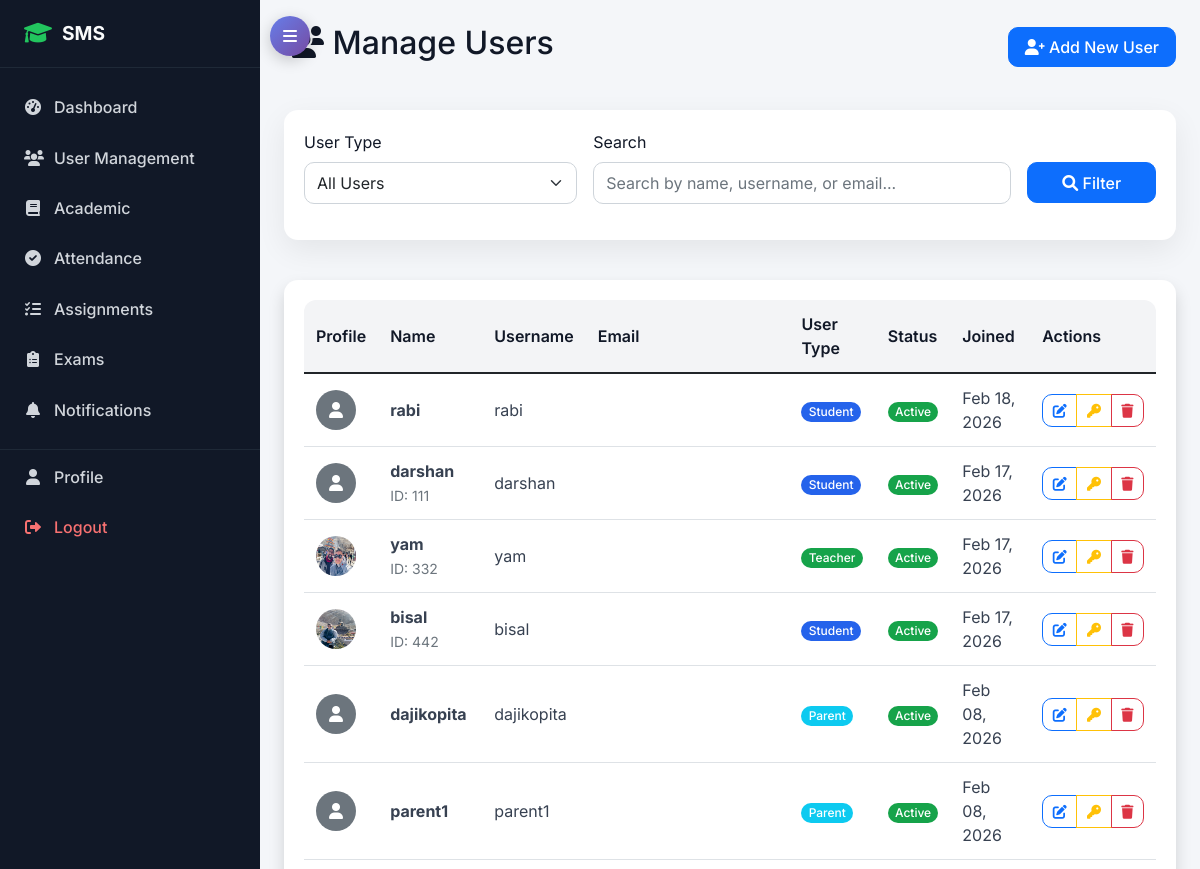
Before: /accounts/admin/users/ (signed in, upper part) with the older database file.
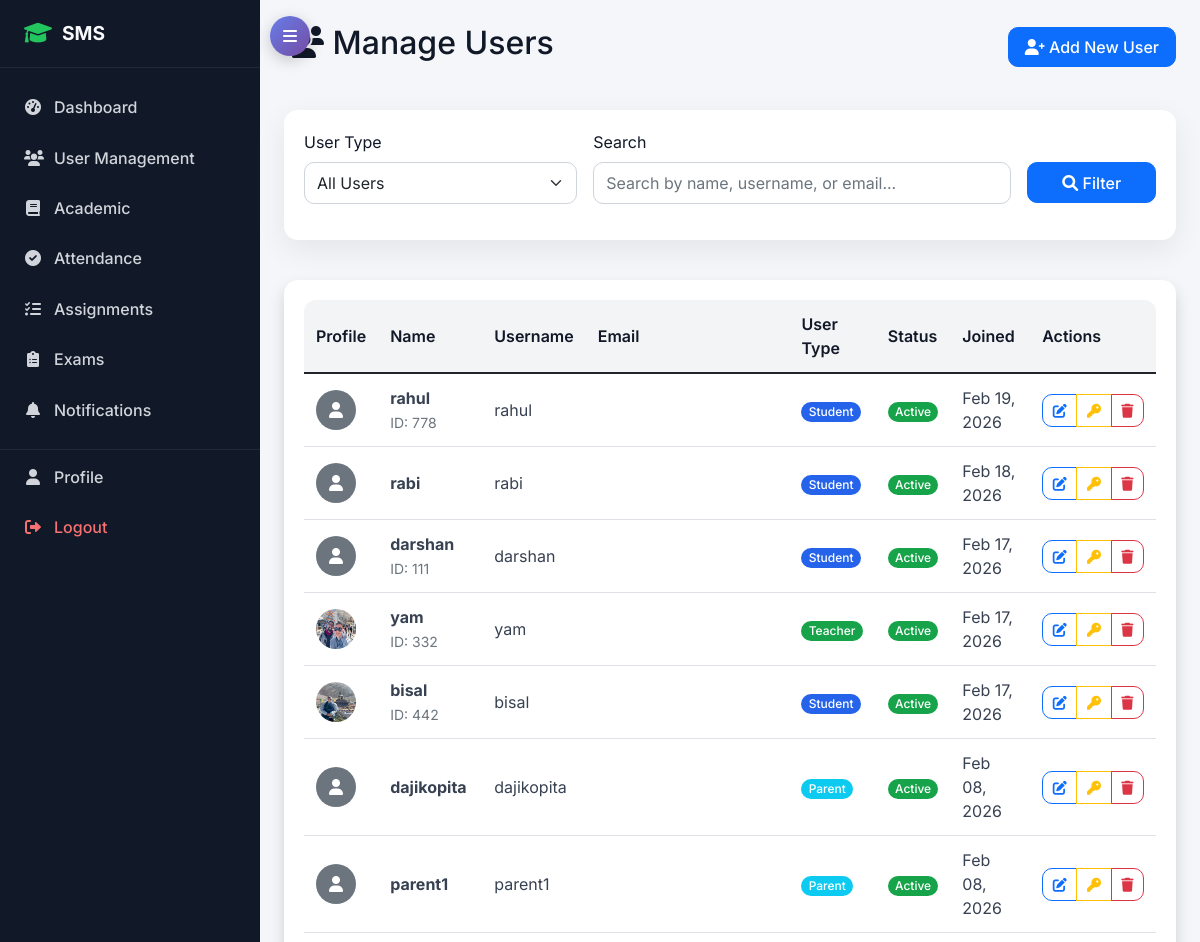
After: the same page with the newer database file.
### accounts/models.py (models this page shows, shortened)
class User(AbstractUser):
    USER_TYPE_CHOICES = (
        ('admin', 'Admin'),
        ('student', 'Student'),
        ('teacher', 'Teacher'),
        ('parent', 'Parent'),
    )
    user_type = models.CharField(max_length=10, choices=USER_TYPE_CHOICES)
    phone_regex = RegexValidator(regex=r'^\+?1?\d{9,15}$', message="Phone number must be entered in the format: '+999999999'. Up to 15 digits allowed.")
    phone_number = models.CharField(validators=[phone_regex], max_length=17, blank=True)
    address = models.TextField(blank=True)
    date_of_birth = models.DateField(null=True, blank=True)
    profile_picture = models.ImageField(upload_to='profile_pics/', blank=True, null=True)
    is_active = models.BooleanField(default=True)
    created_at = models.DateTimeField(auto_now_add=True)
    updated_at = models.DateTimeField(auto_now=True)

class StudentProfile(models.Model):
    user = models.OneToOneField(User, on_delete=models.CASCADE, related_name='student_profile')
    student_id = models.CharField(max_length=20, unique=True)
    admission_date = models.DateField()
    guardian_name = models.CharField(max_length=100)
    guardian_phone = models.CharField(max_length=17)
    guardian_email = models.EmailField()
    emergency_contact = models.CharField(max_length=17)
    blood_group = models.CharField(max_length=5, blank=True)

class TeacherProfile(models.Model):
    user = models.OneToOneField(User, on_delete=models.CASCADE, related_name='teacher_profile')
    employee_id = models.CharField(max_length=20, unique=True)
    qualification = models.CharField(max_length=200)
    experience_years = models.PositiveIntegerField(default=0)
    specialization = models.CharField(max_length=100)
    joining_date = models.DateField()

### accounts/views.py (the view, shortened to what this page needs)
# urls.py: path('admin/users/', views.admin_user_list, name='admin_user_list'),
@login_required
@user_passes_test(is_admin)
def admin_user_list(request):
    user_type = request.GET.get('type', 'all')
    search = request.GET.get('search', '')
    users = User.objects.exclude(user_type='admin')
    if user_type != 'all':
        users = users.filter(user_type=user_type)
    users = users.order_by('-date_joined')
    paginator = Paginator(users, 20)
    page_number = request.GET.get('page')
    page_obj = paginator.get_page(page_number)
    context = {
        'page_obj': page_obj,
        'user_type': user_type,
        'search': search,
        'user_types': [
            ('all', 'All Users'),
            ('student', 'Students'),
            ('teacher', 'Teachers'),
            ('parent', 'Parents'),
        ]
    }
    return render(request, 'accounts/admin_user_list.html', context)

### accounts/views.py (called while the page is built)
def is_admin(user):
    return user.is_authenticated and user.user_type == 'admin'

### templates/accounts/admin_user_list.html (shortened to what the changed rows need)
{% extends 'base.html' %}
{% block content %}
<div class="row">
    <div class="col-12">
        <div class="d-flex justify-content-between align-items-center mb-4">
            <h2><i class="fas fa-users"></i> Manage Users</h2>
        </div>
    </div>
</div>
<div class="row">
    <div class="col-12">
        <div class="card shadow">
            <div class="card-body">
                <div class="table-responsive">
                    <table class="table table-hover">
                        <thead>
                            <tr>
                                <th>Profile</th>
                                <th>Name</th>
                                <th>Username</th>
                                <th>Email</th>
                                <th>User Type</th>
                                <th>Status</th>
                                <th>Joined</th>
                                <th>Actions</th>
                            </tr>
                        </thead>
                        <tbody>
                            {% for user in page_obj %}
                            <tr>
                                <td>
                                    {% if user.profile_picture %}
                                        <img src="{{ user.profile_picture.url }}" class="rounded-circle" width="40" height="40">
                                    {% else %}
                                        <div class="bg-secondary rounded-circle d-flex align-items-center justify-content-center" style="width: 40px; height: 40px;">
                                            <i class="fas fa-user text-white"></i>
                                        </div>
                                    {% endif %}
                                </td>
                                <td>
                                    <strong>{{ user.get_full_name|default:user.username }}</strong>
                                    {% if user.user_type == 'student' and user.student_profile %}
                                        <br><small class="text-muted">ID: {{ user.student_profile.student_id }}</small>
                                    {% elif user.user_type == 'teacher' and user.teacher_profile %}
                                        <br><small class="text-muted">ID: {{ user.teacher_profile.employee_id }}</small>
                                    {% elif user.user_type == 'admin' and user.admin_profile %}
                                        <br><small class="text-muted">ID: {{ user.admin_profile.employee_id }}</small>
                                    {% endif %}
                                </td>
                                <td>{{ user.username }}</td>
                                <td>{{ user.email }}</td>
                                <td>
                                    {% if user.user_type == 'student' %}
                                        <span class="badge bg-primary">{{ user.get_user_type_display }}</span>
                                    {% elif user.user_type == 'teacher' %}
                                        <span class="badge bg-success">{{ user.get_user_type_display }}</span>
                                    {% elif user.user_type == 'parent' %}
                                        <span class="badge bg-info">{{ user.get_user_type_display }}</span>
                                    {% else %}
                                        <span class="badge bg-secondary">{{ user.get_user_type_display }}</span>
                                    {% endif %}
                                </td>
                                <td>
                                    {% if user.is_active %}
                                        <span class="badge bg-success">Active</span>
                                    {% else %}
                                        <span class="badge bg-danger">Inactive</span>
                                    {% endif %}
                                </td>
                                <td>{{ user.date_joined|date:"M d, Y" }}</td>
                                <td>
                                    <div class="btn-group" role="group">
                                        <a href="{% url 'accounts:admin_edit_user' user.id %}"
                                           class="btn btn-sm btn-outline-primary" title="Edit">
                                            <i class="fas fa-edit"></i>
                                        </a>
                                        <a href="{% url 'accounts:admin_reset_password' user.id %}"
                                           class="btn btn-sm btn-outline-warning" title="Reset Password">
                                            <i class="fas fa-key"></i>
                                        </a>
                                        <a href="{% url 'accounts:admin_delete_user' user.id %}"
                                           class="btn btn-sm btn-outline-danger" title="Delete">
                                            <i class="fas fa-trash"></i>
                                        </a>
                                    </div>
                                </td>
                            </tr>
                            {% endfor %}
                        </tbody>
                    </table>
                </div>
            </div>
        </div>
    </div>
</div>
{% endblock %}

Changed rows visible on the page:
added User: get_full_name "rahul", student_profile.student_id "778", username "rahul", user_type "Student", is_active "Active", date_joined "Feb 19, 2026"
